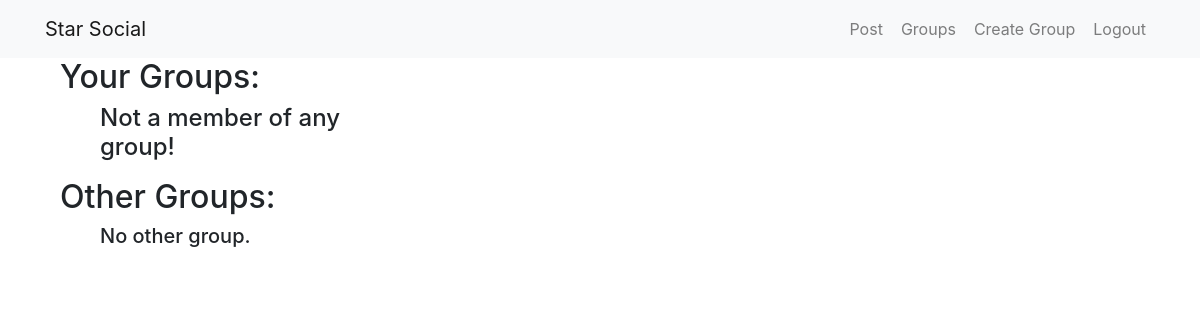
Page /posts/ (signed in) on the earlier database version.
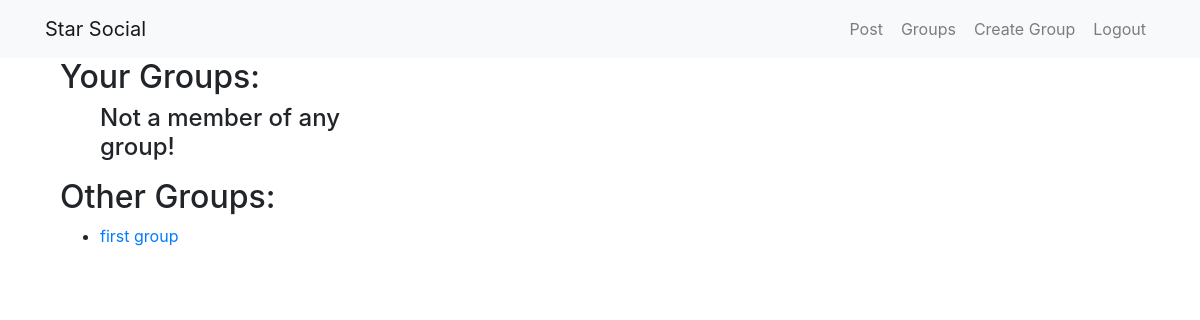
Same page on the later database version.
### groups/models.py (models this page shows, shortened)
class Group(models.Model):
    name = models.CharField(max_length=150,unique=True)
    slug = models.SlugField(allow_unicode=True,unique=True)
    description = models.TextField(blank=True,default='')
    description_html = models.TextField(editable=False, default='', blank=True)
    members = models.ManyToManyField(User,through="GroupMembers")
    class Meta:
        ordering=['name']

### posts/views.py (the view)
# urls.py: path('',views.PostList.as_view(),name='all'),
class PostList(SelectRelatedMixin,generic.ListView):
    model = Post
    select_related = ('user','group')
    def get_context_data(self,**kwargs):
        context = super().get_context_data(**kwargs)
        context['other_groups'] = Group.objects.exclude(members__in=[self.request.user])
        context['member_groups'] = Group.objects.filter(members__in=[self.request.user])
        return context

### posts/templates/posts/post_list.html (shortened to what this page needs)
{% extends 'posts/post_base.html' %}
  {% block pre_body %}
    <div class="col-md-4">
      {% if request.user.is_authenticated %}
        <h2>Your Groups:</h2>
        <ul>
          {% for member_group in member_groups %}
            <li>
              <a href="{% url 'groups:detail' slug=member_group.slug %}">{{member_group.name}}</a>
            </li>
          {% empty %}
              <h4>Not a member of any group!</h4>
          {% endfor %}
        </ul>
      {% endif %}
      <h2>Other Groups:</h2>
      <ul>
        {% for othergroup in other_groups %}
          <li>
            <a href="{% url 'groups:detail' slug=othergroup.slug %}">{{othergroup.name}}</a>
          </li>
       {% empty %}
          <h5>No other group.</h5>
       {% endfor %}
      </ul>
    </div>
  {% endblock %}
  {% block body %}
    <div class="col-md-8">
    </div>
  {% endblock %}

Differences in the rows shown:
added Group: name "first group"
Other differences:
text no longer shown: "No other group."
